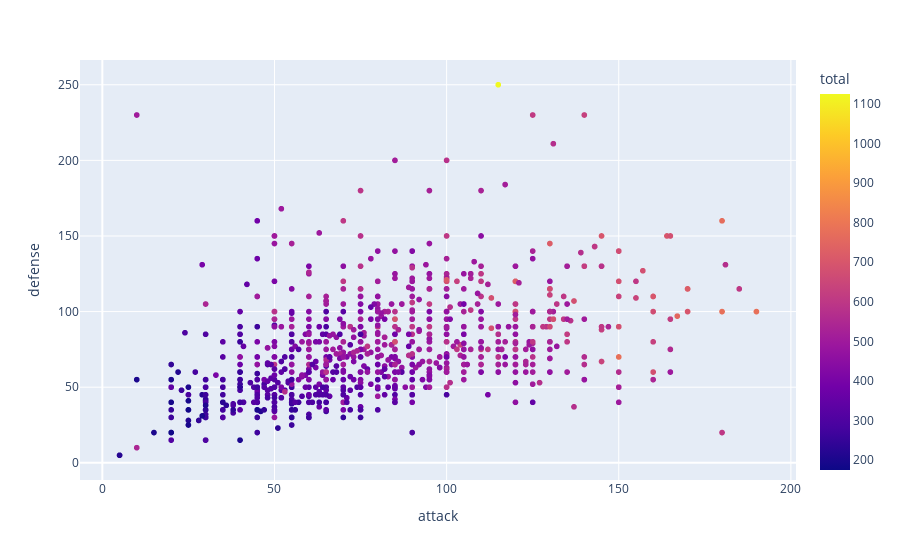

Notebook cell for this chart:
### Code cell
px.scatter(pokemon_df, x='attack', y='defense', hover_name='name', color='total')

### Figure 1 — Plotly figure (JSON) as saved in the notebook; plotly's stock layout.template omitted (floating-point values rounded to 4 significant figures; data arrays with more than 128 entries replaced by an {"elided": "..."} marker saying what was removed)
{"data": [{"hovertemplate": "<b>%{hovertext}</b><br><br>attack=%{x}<br>defense=%{y}<br>total=%{marker.color}<extra></extra>", "hovertext": {"elided": "1072 str values"}, "legendgroup": "", "marker": {"color": {"elided": "1072 int values"}, "coloraxis": "coloraxis", "symbol": "circle"}, "mode": "markers", "name": "", "showlegend": false, "type": "scattergl", "x": {"elided": "1072 int values"}, "xaxis": "x", "y": {"elided": "1072 int values"}, "yaxis": "y"}], "layout": {"coloraxis": {"colorbar": {"title": {"text": "total"}}, "colorscale": [[0, "#0d0887"], [0.1111, "#46039f"], [0.2222, "#7201a8"], [0.3333, "#9c179e"], [0.4444, "#bd3786"], [0.5556, "#d8576b"], [0.6667, "#ed7953"], [0.7778, "#fb9f3a"], [0.8889, "#fdca26"], [1, "#f0f921"]]}, "legend": {"tracegroupgap": 0}, "margin": {"t": 60}, "xaxis": {"anchor": "y", "domain": [0, 1], "title": {"text": "attack"}}, "yaxis": {"anchor": "x", "domain": [0, 1], "title": {"text": "defense"}}}}
